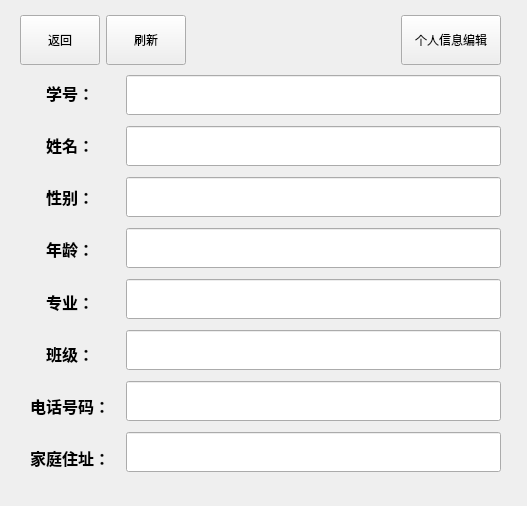
<?xml version="1.0" encoding="UTF-8"?>
<ui version="4.0">
 <class>Student</class>
 <widget class="QWidget" name="Student">
  <property name="geometry">
   <rect>
    <x>0</x>
    <y>0</y>
    <width>527</width>
    <height>506</height>
   </rect>
  </property>
  <property name="windowTitle">
   <string>个人中心</string>
  </property>
  <widget class="QWidget" name="layoutWidget">
   <property name="geometry">
    <rect>
     <x>20</x>
     <y>70</y>
     <width>481</width>
     <height>411</height>
    </rect>
   </property>
   <layout class="QHBoxLayout" name="horizontalLayout">
    <item>
     <layout class="QVBoxLayout" name="verticalLayout">
      <item>
       <widget class="QLabel" name="label">
        <property name="text">
         <string>&lt;html&gt;&lt;head/&gt;&lt;body&gt;&lt;p align=&quot;center&quot;&gt;&lt;span style=&quot; font-size:12pt; font-weight:700;&quot;&gt;学号：&lt;/span&gt;&lt;/p&gt;&lt;/body&gt;&lt;/html&gt;</string>
        </property>
       </widget>
      </item>
      <item>
       <widget class="QLabel" name="label_7">
        <property name="minimumSize">
         <size>
          <width>100</width>
          <height>45</height>
         </size>
        </property>
        <property name="text">
         <string>&lt;html&gt;&lt;head/&gt;&lt;body&gt;&lt;p align=&quot;center&quot;&gt;&lt;span style=&quot; font-size:12pt; font-weight:700;&quot;&gt;姓名：&lt;/span&gt;&lt;/p&gt;&lt;/body&gt;&lt;/html&gt;</string>
        </property>
       </widget>
      </item>
      <item>
       <widget class="QLabel" name="label_4">
        <property name="minimumSize">
         <size>
          <width>100</width>
          <height>45</height>
         </size>
        </property>
        <property name="text">
         <string>&lt;html&gt;&lt;head/&gt;&lt;body&gt;&lt;p align=&quot;center&quot;&gt;&lt;span style=&quot; font-size:12pt; font-weight:700;&quot;&gt;性别：&lt;/span&gt;&lt;/p&gt;&lt;/body&gt;&lt;/html&gt;</string>
        </property>
       </widget>
      </item>
      <item>
       <widget class="QLabel" name="label_5">
        <property name="minimumSize">
         <size>
          <width>100</width>
          <height>45</height>
         </size>
        </property>
        <property name="text">
         <string>&lt;html&gt;&lt;head/&gt;&lt;body&gt;&lt;p align=&quot;center&quot;&gt;&lt;span style=&quot; font-size:12pt; font-weight:700;&quot;&gt;年龄：&lt;/span&gt;&lt;/p&gt;&lt;/body&gt;&lt;/html&gt;</string>
        </property>
       </widget>
      </item>
      <item>
       <widget class="QLabel" name="label_2">
        <property name="minimumSize">
         <size>
          <width>100</width>
          <height>45</height>
         </size>
        </property>
        <property name="text">
         <string>&lt;html&gt;&lt;head/&gt;&lt;body&gt;&lt;p align=&quot;center&quot;&gt;&lt;span style=&quot; font-size:12pt; font-weight:700;&quot;&gt;专业：&lt;/span&gt;&lt;/p&gt;&lt;/body&gt;&lt;/html&gt;</string>
        </property>
       </widget>
      </item>
      <item>
       <widget class="QLabel" name="label_3">
        <property name="minimumSize">
         <size>
          <width>100</width>
          <height>45</height>
         </size>
        </property>
        <property name="text">
         <string>&lt;html&gt;&lt;head/&gt;&lt;body&gt;&lt;p align=&quot;center&quot;&gt;&lt;span style=&quot; font-size:12pt; font-weight:700;&quot;&gt;班级：&lt;/span&gt;&lt;/p&gt;&lt;/body&gt;&lt;/html&gt;</string>
        </property>
       </widget>
      </item>
      <item>
       <widget class="QLabel" name="label_8">
        <property name="minimumSize">
         <size>
          <width>100</width>
          <height>45</height>
         </size>
        </property>
        <property name="text">
         <string>&lt;html&gt;&lt;head/&gt;&lt;body&gt;&lt;p align=&quot;center&quot;&gt;&lt;span style=&quot; font-size:12pt; font-weight:700;&quot;&gt;电话号码：&lt;/span&gt;&lt;/p&gt;&lt;/body&gt;&lt;/html&gt;</string>
        </property>
       </widget>
      </item>
      <item>
       <widget class="QLabel" name="label_9">
        <property name="minimumSize">
         <size>
          <width>100</width>
          <height>45</height>
         </size>
        </property>
        <property name="text">
         <string>&lt;html&gt;&lt;head/&gt;&lt;body&gt;&lt;p align=&quot;center&quot;&gt;&lt;span style=&quot; font-size:12pt; font-weight:700;&quot;&gt;家庭住址：&lt;/span&gt;&lt;/p&gt;&lt;/body&gt;&lt;/html&gt;</string>
        </property>
       </widget>
      </item>
     </layout>
    </item>
    <item>
     <layout class="QVBoxLayout" name="verticalLayout_2">
      <item>
       <widget class="QLineEdit" name="ID">
        <property name="minimumSize">
         <size>
          <width>339</width>
          <height>40</height>
         </size>
        </property>
        <property name="alignment">
         <set>Qt::AlignmentFlag::AlignCenter</set>
        </property>
        <property name="readOnly">
         <bool>true</bool>
        </property>
       </widget>
      </item>
      <item>
       <widget class="QLineEdit" name="NAME">
        <property name="minimumSize">
         <size>
          <width>339</width>
          <height>40</height>
         </size>
        </property>
        <property name="alignment">
         <set>Qt::AlignmentFlag::AlignCenter</set>
        </property>
        <property name="readOnly">
         <bool>true</bool>
        </property>
       </widget>
      </item>
      <item>
       <widget class="QLineEdit" name="GENDER">
        <property name="minimumSize">
         <size>
          <width>339</width>
          <height>40</height>
         </size>
        </property>
        <property name="alignment">
         <set>Qt::AlignmentFlag::AlignCenter</set>
        </property>
        <property name="readOnly">
         <bool>true</bool>
        </property>
       </widget>
      </item>
      <item>
       <widget class="QLineEdit" name="AGE">
        <property name="minimumSize">
         <size>
          <width>339</width>
          <height>40</height>
         </size>
        </property>
        <property name="alignment">
         <set>Qt::AlignmentFlag::AlignCenter</set>
        </property>
        <property name="readOnly">
         <bool>true</bool>
        </property>
       </widget>
      </item>
      <item>
       <widget class="QLineEdit" name="MAJORS">
        <property name="minimumSize">
         <size>
          <width>339</width>
          <height>40</height>
         </size>
        </property>
        <property name="alignment">
         <set>Qt::AlignmentFlag::AlignCenter</set>
        </property>
        <property name="readOnly">
         <bool>true</bool>
        </property>
       </widget>
      </item>
      <item>
       <widget class="QLineEdit" name="CLASS">
        <property name="minimumSize">
         <size>
          <width>339</width>
          <height>40</height>
         </size>
        </property>
        <property name="alignment">
         <set>Qt::AlignmentFlag::AlignCenter</set>
        </property>
        <property name="readOnly">
         <bool>true</bool>
        </property>
       </widget>
      </item>
      <item>
       <widget class="QLineEdit" name="PHONENUM">
        <property name="minimumSize">
         <size>
          <width>339</width>
          <height>40</height>
         </size>
        </property>
        <property name="alignment">
         <set>Qt::AlignmentFlag::AlignCenter</set>
        </property>
        <property name="readOnly">
         <bool>true</bool>
        </property>
       </widget>
      </item>
      <item>
       <widget class="QLineEdit" name="ADDRESS">
        <property name="minimumSize">
         <size>
          <width>339</width>
          <height>40</height>
         </size>
        </property>
        <property name="alignment">
         <set>Qt::AlignmentFlag::AlignCenter</set>
        </property>
        <property name="readOnly">
         <bool>true</bool>
        </property>
       </widget>
      </item>
     </layout>
    </item>
   </layout>
  </widget>
  <widget class="QWidget" name="layoutWidget">
   <property name="geometry">
    <rect>
     <x>20</x>
     <y>10</y>
     <width>481</width>
     <height>61</height>
    </rect>
   </property>
   <layout class="QHBoxLayout" name="horizontalLayout_2">
    <item>
     <widget class="QPushButton" name="Return">
      <property name="minimumSize">
       <size>
        <width>50</width>
        <height>50</height>
       </size>
      </property>
      <property name="text">
       <string>返回</string>
      </property>
     </widget>
    </item>
    <item>
     <widget class="QPushButton" name="RefreshBtn">
      <property name="minimumSize">
       <size>
        <width>80</width>
        <height>50</height>
       </size>
      </property>
      <property name="text">
       <string>刷新</string>
      </property>
     </widget>
    </item>
    <item>
     <spacer name="horizontalSpacer">
      <property name="orientation">
       <enum>Qt::Orientation::Horizontal</enum>
      </property>
      <property name="sizeHint" stdset="0">
       <size>
        <width>80</width>
        <height>20</height>
       </size>
      </property>
     </spacer>
    </item>
    <item>
     <widget class="QPushButton" name="EditStudent">
      <property name="minimumSize">
       <size>
        <width>100</width>
        <height>50</height>
       </size>
      </property>
      <property name="text">
       <string>个人信息编辑</string>
      </property>
     </widget>
    </item>
   </layout>
  </widget>
 </widget>
 <resources/>
 <connections/>
</ui>
